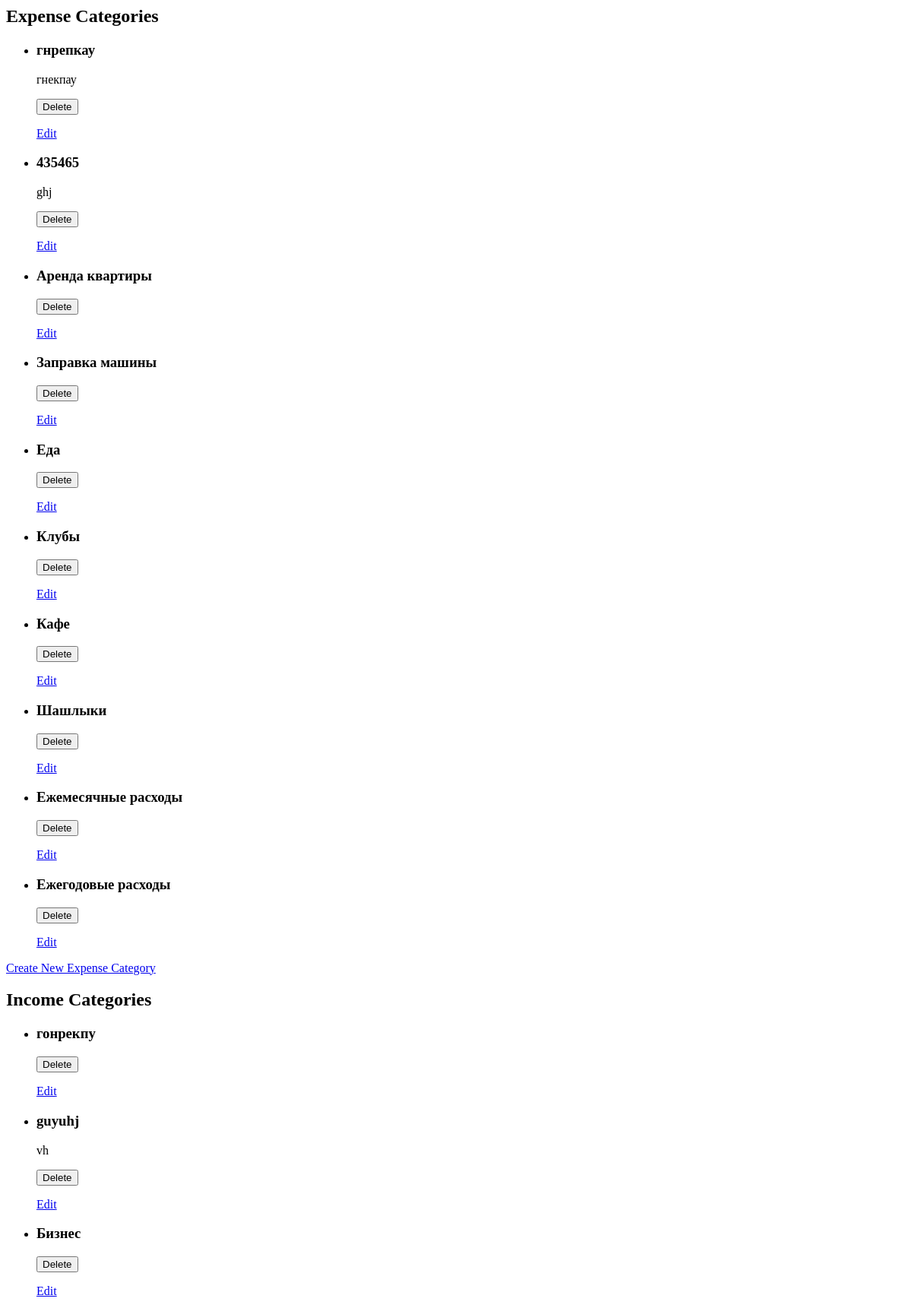
The page /categories/ (upper part) on the database as committed earlier.
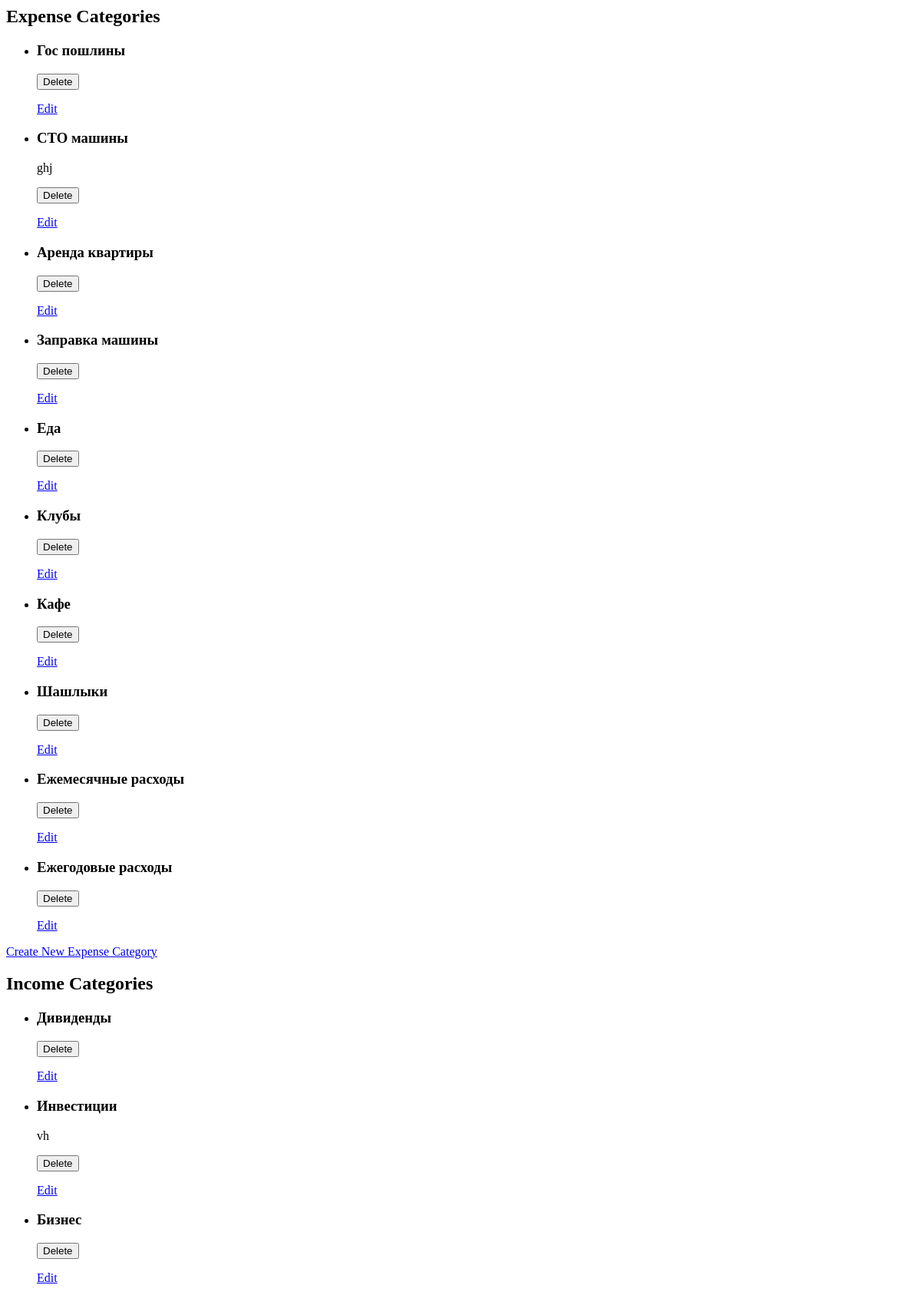
The same page on the database as committed later.
### categories/models.py (models this page shows, shortened)
class ExpenseCategory(models.Model):
    category_id = models.AutoField(primary_key=True)
    name = models.CharField(max_length=100)
    description = models.TextField(blank=True)

class IncomeCategory(models.Model):
    category_id = models.AutoField(primary_key=True)
    name = models.CharField(max_length=100)
    description = models.TextField(blank=True)

### categories/views.py (the view)
# urls.py: path('', category_list, name='category_list'),
def category_list(request):
    expense_categories = ExpenseCategory.objects.all()
    income_categories = IncomeCategory.objects.all()
    return render(request, 'categories/category_list.html', {'expense_categories': expense_categories, 'income_categories': income_categories})

### categories/templates/categories/category_list.html (shortened to what this page needs)
<h2>Expense Categories</h2>
<ul>
  {% for category in expense_categories %}
    <li>
      <h3>{{ category.name }}</h3>
      <p>{{ category.description }}</p>
      <form method="POST" action="{% url 'expense_category_delete' category.category_id %}">
        <button type="submit">Delete</button>
      </form>
      <a href="{% url 'expense_category_update' category.category_id %}">Edit</a>
    </li>
  {% empty %}
    <li>No expense categories available.</li>
  {% endfor %}
</ul>
<a href="{% url 'expense_category_create' %}">Create New Expense Category</a>
<h2>Income Categories</h2>
<ul>
  {% for category in income_categories %}
    <li>
      <h3>{{ category.name }}</h3>
      <p>{{ category.description }}</p>
      <form method="POST" action="{% url 'income_category_delete' category.category_id %}">
        <button type="submit">Delete</button>
      </form>
      <a href="{% url 'income_category_update' category.category_id %}">Edit</a>
    </li>
  {% empty %}
    <li>No income categories available.</li>
  {% endfor %}
</ul>

Rows that differ between the two databases and show on the page:
changed ExpenseCategory: name "гнрепкау" → "Гос пошлины"; description "гнекпау" → (not shown)
changed ExpenseCategory "ghj": name "435465" → "СТО машины"
changed IncomeCategory: name "гонрекпу" → "Дивиденды"
changed IncomeCategory "vh": name "guyuhj" → "Инвестиции"
